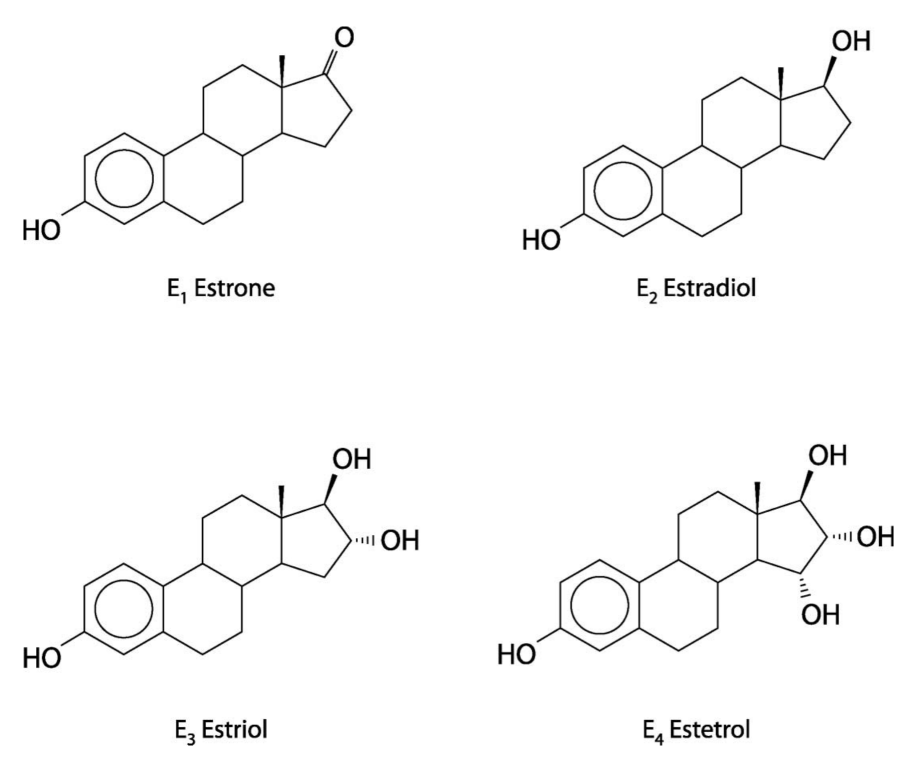
#> input picture many.png, 1843 x 1520 px (shown at 1/2 size)
$ python pixelcluster.py -image many.png
#> lines starting #> are read from the running program, lines starting #| are printed output that depends on the picture

from PIL import Image
import matplotlib.pyplot as plt
import numpy as np
import argparse

if __name__ == "__main__":
    parser = argparse.ArgumentParser()
    parser.add_argument('-image', help='Provide input image', required=False)
    args = parser.parse_args()

    image = args.image if args.image else "many.png"

    image = Image.open(image)
#> image is the input picture: PIL image 1843x1520 RGBA; mean R, G, B, A 249.5, 249.5, 249.5, 255
    image = image.resize((150, 150))
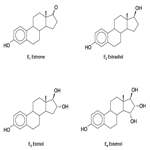
#> image: PIL image 150x150 RGBA; mean R, G, B, A 249.2, 249.2, 249.2, 255
    image = image.convert("L")
#> image: PIL image 150x150 L
    image = np.array(image)
    m = len(image)
#> m = 150
    n = len(image[0])
#> n = 150

    mat = []

    for i in range(m):
        mat.append(['o' if image[i][j] < 220 else 'x' for j in range(len(image[i]))])
#> after the loop, mat = 150 items

    # print(mat)
    def expand(cluster_id, clusters, i, j, mat, k=3, pixels=None):
        if i > 0 and j > 0 and i < len(mat) and j < len(mat[0]):
            if mat[i][j] == 'o':
                clusters[cluster_id].append((i, j))
                mat[i][j] = '@'
                for d in range(i-k, i+k):
                    for l in range(j-k, j+k):
                        expand(cluster_id, clusters, d, l, mat, k, pixels)

    # print(mat)
    clusters = {}
    pixels = []
    for i in range(m):
        for j in range(len(mat[0])):
            # print(image[i][j])
            if mat[i][j] == 'o':
                cluster_id = len(clusters.keys())
                clusters[cluster_id] = [(i, j)]
                expand(cluster_id, clusters, i, j, mat, k=5, pixels=pixels)
#> after the loop, clusters = 8 items

    size_threshold = 100
    clusters = dict(filter(lambda x: len(x[1]) >= size_threshold, clusters.items()))
#> clusters = 4 items
    print(f"n: {len(clusters.keys())}")
#| n: 4
    for cluster_id, coords in clusters.items():
        print(f"id: {cluster_id}, size: {len(coords)}")
#> this loop made 4 passes
#> cluster_id on passes 1 to 4: 0, 1, 4, 5
#| id: 0, size: 287
#| id: 1, size: 293
#| id: 4, size: 357
#| id: 5, size: 338

    plt.imshow(image)
    colors = ['#1f77b4', '#ff7f0e', '#2ca02c', '#d62728', '#9467bd', '#8c564b', '#e377c2', '#7f7f7f', '#bcbd22', '#17becf']
    for cluster_id, coords in clusters.items():
        for i, j in coords:
            plt.scatter(j, i, c= colors[cluster_id%len(colors)])

    plt.show()
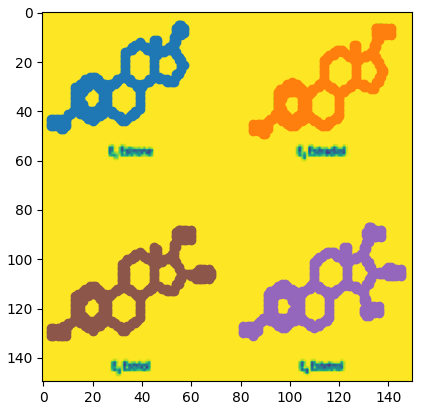
#> figure drawn by matplotlib, 1 panel
